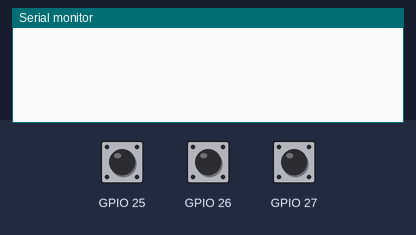
Simulated run of this program. Board: ESP32. On the bench: the last lines printed to the serial monitor. The inputs (shaded band) are chosen by the test bench; at power-on: GPIO 25 HIGH, GPIO 26 HIGH, GPIO 27 HIGH.

Above: at 1.2 s.
1.3 s: GPIO 25 pulled LOW for 0.15 s
At 2.6 s:
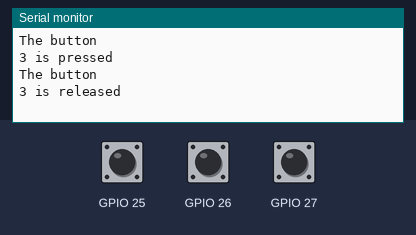
2.9 s: GPIO 26 pulled LOW for 0.15 s
At 3.13 s:
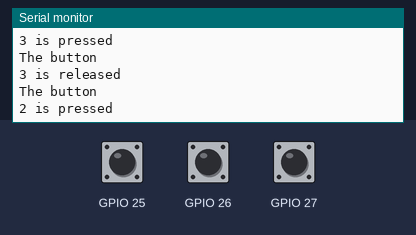
4.5 s: GPIO 27 pulled LOW for 0.15 s
At 5.2 s:
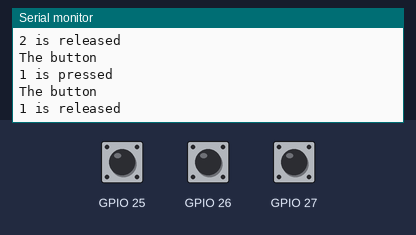

The program:

main.cpp
```cpp
#include <Arduino.h>
#include <ezButton.h>

#define BUTTON_NUM 3 // the number of buttons


ezButton buttonArray[] = {
  ezButton(27),
  ezButton(26),
  ezButton(25)
};

void setup() {
  // put your setup code here, to run once:
  Serial.begin(115200);

  for (byte i = 0; i < BUTTON_NUM; i++) {
    buttonArray[i].setDebounceTime(100); // 100ms
  }
}

void loop() {
  for (byte i = 0; i < BUTTON_NUM; i++)
    buttonArray[i].loop(); // MUST call the loop() function

  for (byte i = 0; i< BUTTON_NUM; i++) {
    // get button state after debounce
    int buttonState = buttonArray[i].getState();

    if (buttonArray[i].isPressed()) {
      Serial.println("The button ");
      Serial.print(i + 1);
      Serial.println(" is pressed");
    }

    if (buttonArray[i].isReleased()) {
      Serial.println("The button ");
      Serial.print(i + 1);
      Serial.println(" is released");
    }
  }
}
```

Measured:
- after the input at 1.3 s, the serial monitor: prints a new line after 0.10 s (image 1)
- after the input at 2.9 s, the serial monitor: prints a new line after 0.10 s (image 2)
- after the input at 4.5 s, the serial monitor: prints a new line after 0.10 s (image 3)
